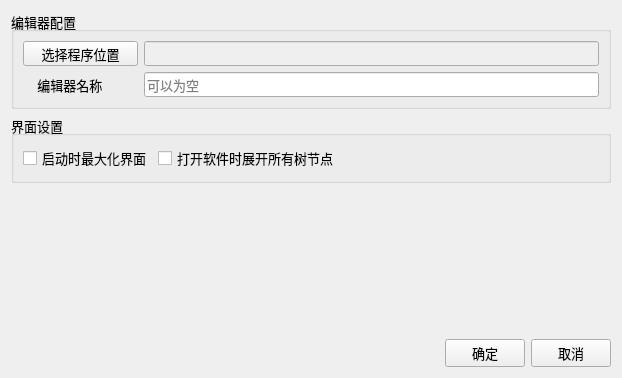
<?xml version="1.0" encoding="UTF-8"?>
<ui version="4.0">
 <class>ConfigForm</class>
 <widget class="QWidget" name="ConfigForm">
  <property name="geometry">
   <rect>
    <x>0</x>
    <y>0</y>
    <width>622</width>
    <height>378</height>
   </rect>
  </property>
  <property name="font">
   <font>
    <pointsize>10</pointsize>
   </font>
  </property>
  <property name="windowTitle">
   <string>配置</string>
  </property>
  <layout class="QVBoxLayout" name="verticalLayout_3">
   <item>
    <widget class="QGroupBox" name="groupBox">
     <property name="title">
      <string>编辑器配置</string>
     </property>
     <layout class="QVBoxLayout" name="verticalLayout">
      <item>
       <layout class="QHBoxLayout" name="horizontalLayout">
        <item>
         <widget class="QPushButton" name="pushButton">
          <property name="minimumSize">
           <size>
            <width>115</width>
            <height>25</height>
           </size>
          </property>
          <property name="text">
           <string>选择程序位置</string>
          </property>
         </widget>
        </item>
        <item>
         <widget class="QLineEdit" name="lineEditEditorPath">
          <property name="enabled">
           <bool>false</bool>
          </property>
          <property name="minimumSize">
           <size>
            <width>0</width>
            <height>25</height>
           </size>
          </property>
         </widget>
        </item>
       </layout>
      </item>
      <item>
       <layout class="QHBoxLayout" name="horizontalLayout_3">
        <item>
         <widget class="QLabel" name="label">
          <property name="minimumSize">
           <size>
            <width>115</width>
            <height>25</height>
           </size>
          </property>
          <property name="text">
           <string>    编辑器名称</string>
          </property>
         </widget>
        </item>
        <item>
         <widget class="QLineEdit" name="lineEditEditorName">
          <property name="minimumSize">
           <size>
            <width>0</width>
            <height>25</height>
           </size>
          </property>
          <property name="placeholderText">
           <string>可以为空</string>
          </property>
         </widget>
        </item>
       </layout>
      </item>
     </layout>
    </widget>
   </item>
   <item>
    <widget class="QGroupBox" name="groupBox_2">
     <property name="title">
      <string>界面设置</string>
     </property>
     <layout class="QHBoxLayout" name="horizontalLayout_4">
      <item>
       <widget class="QCheckBox" name="maximizeWindow">
        <property name="text">
         <string>启动时最大化界面</string>
        </property>
       </widget>
      </item>
      <item>
       <widget class="QCheckBox" name="expandTree">
        <property name="text">
         <string>打开软件时展开所有树节点</string>
        </property>
       </widget>
      </item>
      <item>
       <spacer name="horizontalSpacer_2">
        <property name="orientation">
         <enum>Qt::Horizontal</enum>
        </property>
        <property name="sizeHint" stdset="0">
         <size>
          <width>263</width>
          <height>20</height>
         </size>
        </property>
       </spacer>
      </item>
     </layout>
    </widget>
   </item>
   <item>
    <spacer name="verticalSpacer">
     <property name="orientation">
      <enum>Qt::Vertical</enum>
     </property>
     <property name="sizeHint" stdset="0">
      <size>
       <width>20</width>
       <height>262</height>
      </size>
     </property>
    </spacer>
   </item>
   <item>
    <layout class="QHBoxLayout" name="horizontalLayout_2">
     <item>
      <spacer name="horizontalSpacer">
       <property name="orientation">
        <enum>Qt::Horizontal</enum>
       </property>
       <property name="sizeHint" stdset="0">
        <size>
         <width>40</width>
         <height>20</height>
        </size>
       </property>
      </spacer>
     </item>
     <item>
      <widget class="QPushButton" name="pushButtonConfirm">
       <property name="text">
        <string>确定</string>
       </property>
      </widget>
     </item>
     <item>
      <widget class="QPushButton" name="pushButtonCancel">
       <property name="text">
        <string>取消</string>
       </property>
      </widget>
     </item>
    </layout>
   </item>
  </layout>
 </widget>
 <resources/>
 <connections/>
</ui>
